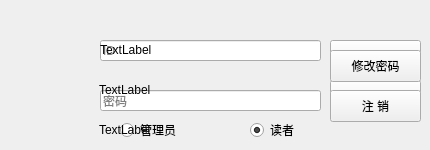
<?xml version="1.0" encoding="UTF-8"?>
<ui version="4.0">
 <class>Userbar</class>
 <widget class="QWidget" name="Userbar">
  <property name="geometry">
   <rect>
    <x>0</x>
    <y>0</y>
    <width>430</width>
    <height>150</height>
   </rect>
  </property>
  <property name="minimumSize">
   <size>
    <width>430</width>
    <height>150</height>
   </size>
  </property>
  <property name="maximumSize">
   <size>
    <width>430</width>
    <height>150</height>
   </size>
  </property>
  <property name="windowTitle">
   <string>Form</string>
  </property>
  <widget class="QLabel" name="profile">
   <property name="geometry">
    <rect>
     <x>0</x>
     <y>30</y>
     <width>91</width>
     <height>91</height>
    </rect>
   </property>
   <property name="text">
    <string/>
   </property>
   <property name="pixmap">
    <pixmap resource="lib_rs.qrc">:/image/profile</pixmap>
   </property>
   <property name="scaledContents">
    <bool>true</bool>
   </property>
  </widget>
  <widget class="QWidget" name="loginfo" native="true">
   <property name="geometry">
    <rect>
     <x>90</x>
     <y>20</y>
     <width>331</width>
     <height>131</height>
    </rect>
   </property>
   <widget class="QLineEdit" name="usrIDLineEdit">
    <property name="geometry">
     <rect>
      <x>10</x>
      <y>20</y>
      <width>221</width>
      <height>21</height>
     </rect>
    </property>
    <property name="maxLength">
     <number>16</number>
    </property>
    <property name="placeholderText">
     <string>ID</string>
    </property>
   </widget>
   <widget class="QLineEdit" name="pswLineEdit">
    <property name="geometry">
     <rect>
      <x>10</x>
      <y>70</y>
      <width>221</width>
      <height>21</height>
     </rect>
    </property>
    <property name="maxLength">
     <number>16</number>
    </property>
    <property name="echoMode">
     <enum>QLineEdit::Password</enum>
    </property>
    <property name="placeholderText">
     <string>密码</string>
    </property>
   </widget>
   <widget class="QPushButton" name="loginPushButton">
    <property name="geometry">
     <rect>
      <x>240</x>
      <y>20</y>
      <width>91</width>
      <height>32</height>
     </rect>
    </property>
    <property name="text">
     <string>登 录</string>
    </property>
   </widget>
   <widget class="QPushButton" name="regPushButton">
    <property name="geometry">
     <rect>
      <x>240</x>
      <y>60</y>
      <width>91</width>
      <height>32</height>
     </rect>
    </property>
    <property name="text">
     <string>注 册</string>
    </property>
   </widget>
   <widget class="QRadioButton" name="adminRadioButton">
    <property name="geometry">
     <rect>
      <x>30</x>
      <y>100</y>
      <width>100</width>
      <height>20</height>
     </rect>
    </property>
    <property name="text">
     <string>管理员</string>
    </property>
   </widget>
   <widget class="QRadioButton" name="readerRadioButton">
    <property name="geometry">
     <rect>
      <x>160</x>
      <y>100</y>
      <width>100</width>
      <height>20</height>
     </rect>
    </property>
    <property name="text">
     <string>读者</string>
    </property>
    <property name="checked">
     <bool>true</bool>
    </property>
   </widget>
  </widget>
  <widget class="QWidget" name="usrinfo" native="true">
   <property name="geometry">
    <rect>
     <x>90</x>
     <y>20</y>
     <width>331</width>
     <height>131</height>
    </rect>
   </property>
   <widget class="QLabel" name="staLabel">
    <property name="geometry">
     <rect>
      <x>10</x>
      <y>20</y>
      <width>221</width>
      <height>20</height>
     </rect>
    </property>
    <property name="text">
     <string>TextLabel</string>
    </property>
   </widget>
   <widget class="QLabel" name="IDLabel">
    <property name="geometry">
     <rect>
      <x>9</x>
      <y>60</y>
      <width>221</width>
      <height>20</height>
     </rect>
    </property>
    <property name="text">
     <string>TextLabel</string>
    </property>
   </widget>
   <widget class="QLabel" name="usrnameLabel">
    <property name="geometry">
     <rect>
      <x>9</x>
      <y>100</y>
      <width>221</width>
      <height>20</height>
     </rect>
    </property>
    <property name="text">
     <string>TextLabel</string>
    </property>
   </widget>
   <widget class="QPushButton" name="info_editPushButton">
    <property name="geometry">
     <rect>
      <x>240</x>
      <y>30</y>
      <width>91</width>
      <height>32</height>
     </rect>
    </property>
    <property name="text">
     <string>修改密码</string>
    </property>
   </widget>
   <widget class="QPushButton" name="logoutPushButton">
    <property name="geometry">
     <rect>
      <x>240</x>
      <y>70</y>
      <width>91</width>
      <height>32</height>
     </rect>
    </property>
    <property name="text">
     <string>注 销</string>
    </property>
   </widget>
  </widget>
  <zorder>loginfo</zorder>
  <zorder>usrinfo</zorder>
  <zorder>profile</zorder>
 </widget>
 <resources>
  <include location="lib_rs.qrc"/>
 </resources>
 <connections/>
</ui>
